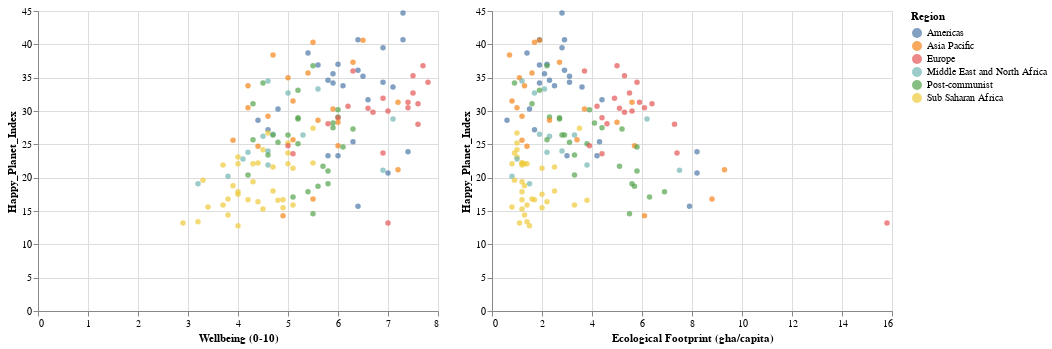

Here is the notebook cell this chart was saved with:
### Markdown cell above
>By the way, there are shortcuts for the hconcat and vconcat functions. We can
substitute alt.hconcat(chart1, chart2) with chart1 | chart2 and alt.
vconcat(chart1, chart2) with chart1 & chart2.

### Code cell
chart1 | chart2

### Figure 1 — Vega-Lite specification as saved in the notebook (floating-point values rounded to 4 significant figures; data arrays with more than 128 entries replaced by an {"elided": "..."} marker saying what was removed)
{"config": {"view": {"continuousWidth": 400, "continuousHeight": 300}}, "hconcat": [{"mark": "circle", "encoding": {"color": {"field": "Region", "type": "nominal"}, "x": {"field": "Wellbeing (0-10)", "type": "quantitative"}, "y": {"field": "Happy_Planet_Index", "type": "quantitative"}}}, {"mark": "circle", "encoding": {"color": {"field": "Region", "type": "nominal"}, "x": {"field": "Ecological Footprint (gha/capita)", "type": "quantitative"}, "y": {"field": "Happy_Planet_Index", "type": "quantitative"}}}], "data": {"name": "data-b6f7af815a74474cfaa8fc6e00873bd7"}, "$schema": "https://vega.github.io/schema/vega-lite/v4.17.0.json", "datasets": {"data-b6f7af815a74474cfaa8fc6e00873bd7": {"elided": "140 records"}}}
